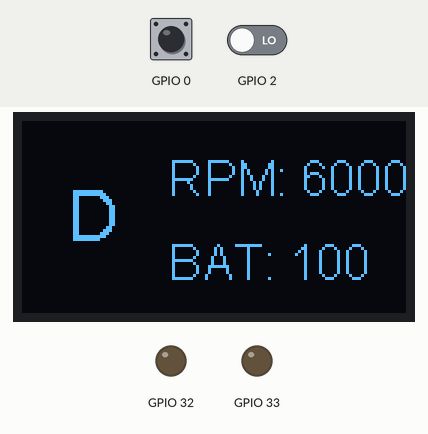
This program was run on a simulated ESP32. On the bench: 128×64 one-colour display, output pins drawn as LEDs (lit = HIGH). The test bench sets the inputs (shaded band); at power-on: GPIO 0 HIGH, GPIO 2 LOW.

Above: at 2.1 s.

The program:

main.cpp
```cpp
/***************************************************************************
 * @name: Main source code
 * @brief:
 * @author: Ivan Pavao Lozancic ivanplozancic@gmail.com
 * ************************************************************************/

#include<main.h>

#include<display.h>
#include<hardware.h>
#include<buttons.h>

void setup() {

  hardwareSetup();

}

void loop() {

  display.clear();

  readGearButton();

  displayUpdateBatteryLevel(100);

  displayUpdateRPM(6000);

  display.display();

}
```

buttons.h
```cpp
/***************************************************************************
 * @name: Function buttons header file
 * @brief:
 * @author: Ivan Pavao Lozancic ivanplozancic@gmail.com
 * ************************************************************************/

#include <main.h>

#include <hardware.h>

//Gear button configuration
#define GEAR_BUTTON_TIMER_DELAY 2000
#define GEAR_BUTTON_NEUTRAL     0x00
#define GEAR_BUTTON_FORWARD     0x01
#define GEAR_BUTTON_REVERSE     0x02

void readGearButton();
void readRoadTripButton();
```

display.h
```cpp
/***************************************************************************
 * @name: SSD1306 graphic display header file
 * @brief:
 * @author: Ivan Pavao Lozancic ivanplozancic@gmail.com
 * ************************************************************************/

#include <main.h>       //main header file

#include <Wire.h>       //I2C
#include <SSD1306.h>    //SSD1306 I2C OLED Display2

//SSD1306 configuration
#define SSD1306_I2C_ADRESS  0x3c
#define SSD1306_I2C_SCL     0x15
#define SSD1306_I2C_SDA     0x16

//Welcome screen messages
#define WLC_MSG_FIRST       "ETS SPLIT"
#define WLC_MSG_SECOND      "ver 1.1"

//First screen messages
#define INFT1_MSG_GEAR_NEUTRAL   "N"
#define INFT1_MSG_GEAR_FORWARD   "D"
#define INFT1_MSG_GEAR_REVERSE   "R"

extern SSD1306 display;

void displayInit();

void displayUpdateRPM(uint16_t rpm);
void displayUpdateGearState(uint8_t gear);
void displayUpdateBatteryLevel(uint8_t batteryLevel);
```

hardware.h
```cpp
/***************************************************************************
 * @name: Hardware header file
 * @brief:
 * @author: Ivan Pavao Lozancic ivanplozancic@gmail.com
 * ************************************************************************/

#include <main.h>
#include <display.h>

//Gear button configuration
#define GEAR_UP_BUTTON_PIN      0x02
#define GEAR_DOWN_BUTTON_PIN    0x00
#define GEAR_RELAY1_PIN         0x20 //32
#define GEAR_RELAY2_PIN         0x21 //33

//RoadTrip button configuration
#define ROADTRIP_BUTTON_PIN 0x04

void hardwareSetup();

void changeGear(uint8_t gear);
```

main.h
```cpp
/***************************************************************************
 * @name: Main header file
 * @brief:
 * @author: Ivan Pavao Lozancic ivanplozancic@gmail.com
 * ************************************************************************/

#include <Arduino.h>    //Arduino framework

#define DEBUG
```

buttons.cpp
```cpp
/***************************************************************************
 * @name: Function buttons source code
 * @brief:
 * @author: Ivan Pavao Lozancic ivanplozancic@gmail.com
 * ************************************************************************/

#include <buttons.h>

/*uint32_t previousTimeGearButton = 0;
bool previousStateGearButton = false;
uint8_t lastGear = GEAR_BUTTON_NEUTRAL;
bool reverseFlag = false;*/

uint8_t currentGear = 1;

void readGearButton(){

    // OLD GEAR CHANGING SYSTEM
    /*uint32_t currentTime;
    bool gearButtonState;

    //Get the time of the read
    currentTime = millis();

    //Read digital state of the buttons
    gearButtonState = digitalRead(GEAR_BUTTON_PIN);

    //Check for user gear input
    if(gearButtonState == true) {

        if(currentTime > previousTimeGearButton + GEAR_BUTTON_TIMER_DELAY && lastGear == GEAR_BUTTON_NEUTRAL){

           //REVERSE
           lastGear = GEAR_BUTTON_REVERSE;

           reverseFlag = true;
        }

        previousStateGearButton = true;
    }
    else{

        if(previousStateGearButton == true){

            if(reverseFlag == false){

                //Change to forward
                if(lastGear == GEAR_BUTTON_NEUTRAL){

                    lastGear = GEAR_BUTTON_FORWARD;
                }

                //Change to neutral
                else if(lastGear == GEAR_BUTTON_FORWARD || lastGear == GEAR_BUTTON_REVERSE) {

                    lastGear = GEAR_BUTTON_NEUTRAL;
                }

            }
            else{

                lastGear = GEAR_BUTTON_REVERSE;

                reverseFlag = false;
            }
        }

        previousStateGearButton = false;

        previousTimeGearButton = currentTime;
    }

    //Display the gear
    displayUpdateGearState(lastGear);

    //Change the gear with relay
    changeGear(lastGear);*/

    uint32_t currentTime;
    bool upButtonState;
    bool downButtonState;

    upButtonState = digitalRead(GEAR_UP_BUTTON_PIN);
    downButtonState = digitalRead(GEAR_DOWN_BUTTON_PIN);

    currentTime = millis();

    if(GEAR_UP_BUTTON_PIN == true){

        //GEAR UP REQUESTED
        changeGear(currentGear++);
    }
    else if(GEAR_UP_BUTTON_PIN == true){

        changeGear(currentGear--);
    }

    displayUpdateGearState(currentGear);
}

void readRoadTripButton(){

}
```

display.cpp
```cpp
/***************************************************************************
 * @name: SSD1306 graphic display source code
 * @brief:
 * @author: Ivan Pavao Lozancic ivanplozancic@gmail.com
 * ************************************************************************/

#include <display.h>

SSD1306  display(SSD1306_I2C_ADRESS, SSD1306_I2C_SCL, SSD1306_I2C_SDA);

void displayInit(){

    //Begin I2C with display
    display.init();

    display.clear();

    //************ PRINT THE WELCOME SCREEN ************
    display.setTextAlignment(TEXT_ALIGN_CENTER_BOTH);   //Align the text to center
    display.setFont(ArialMT_Plain_16);                  //Set the font
    display.drawString(64, 22,  WLC_MSG_FIRST);         //Print the school name
    display.setFont(ArialMT_Plain_10);                  //Set the font

    display.drawString(64, 42,  WLC_MSG_SECOND);        //Print the version

    display.display();

    delay(2000);
    //**************************************************
}

void displayUpdateRPM(uint16_t rpm){

    String rpmString;

    rpmString = "RPM: ";
    rpmString += String(rpm);

    display.setFont(ArialMT_Plain_16);          //Set the font for gear
    display.setTextAlignment(TEXT_ALIGN_LEFT);  //Center the text

    display.drawString(49, 10, rpmString);  //Display the battery percentage
}

void displayUpdateGearState(uint8_t gear){

    display.setFont(ArialMT_Plain_24);          //Set the font for gear
    display.setTextAlignment(TEXT_ALIGN_LEFT);  //Center the text

    switch(gear){

        case 0x00:

            display.drawString(15, 18, INFT1_MSG_GEAR_NEUTRAL); //Display NEUTRAL gear
        break;

        case 0x01:

            display.drawString(15, 18, INFT1_MSG_GEAR_FORWARD); //Display FORWARD gear
        break;

        case 0x02:

            display.drawString(15, 18, INFT1_MSG_GEAR_REVERSE); //Display REVERSE gear
        break;
    }
}

void displayUpdateBatteryLevel(uint8_t batteryLevel){

    String batteryString;

    batteryString = "BAT: ";
    batteryString += String(batteryLevel);

    display.setFont(ArialMT_Plain_16);          //Set the font for gear
    display.setTextAlignment(TEXT_ALIGN_LEFT);  //Center the text

    display.drawString(49, 38, batteryString);
}
```

hardware.cpp
```cpp
/***************************************************************************
 * @name: Hardware source code
 * @brief:
 * @author: Ivan Pavao Lozancic ivanplozancic@gmail.com
 * ************************************************************************/

#include <hardware.h>

void hardwareSetup(){

    //Init display
    displayInit();

    //Init buttons
    pinMode(GEAR_UP_BUTTON_PIN, INPUT);
    pinMode(GEAR_DOWN_BUTTON_PIN, INPUT);
    pinMode(2, INPUT);

    //Gear relays config
    pinMode(GEAR_RELAY1_PIN, OUTPUT);
    pinMode(GEAR_RELAY2_PIN, OUTPUT);

    //Begin serial
    Serial.begin(115200);
}

void changeGear(uint8_t gear){

    switch(gear){

        case 0x00:
            digitalWrite(GEAR_RELAY1_PIN, LOW);
            digitalWrite(GEAR_RELAY2_PIN, LOW);
        break;

        case 0x01:
            digitalWrite(GEAR_RELAY1_PIN, HIGH);
            digitalWrite(GEAR_RELAY2_PIN, LOW);
        break;

        case 0x02:
            digitalWrite(GEAR_RELAY1_PIN, HIGH);
            digitalWrite(GEAR_RELAY2_PIN, HIGH);
        break;
    }
}
```
